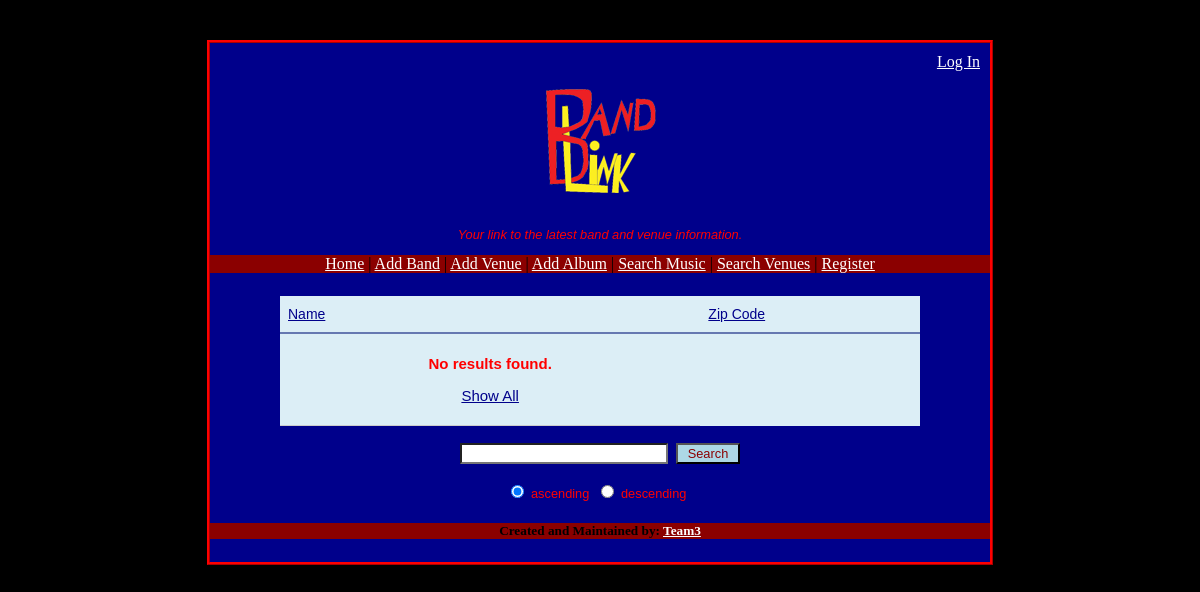
Page /venuesearch.php on the earlier database version.
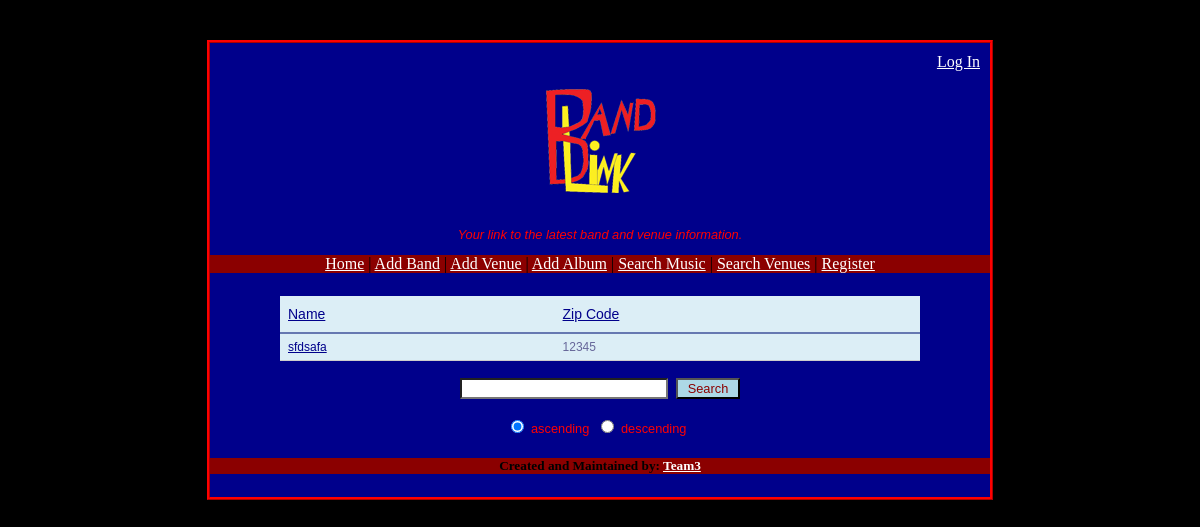
Same page on the later database version.
### tables this page shows
CREATE TABLE IF NOT EXISTS `venue` (
  `venue_id` int(11) NOT NULL AUTO_INCREMENT,
  `venueName` varchar(30) NOT NULL,
  `venueAddress_id` int(11) NOT NULL,
  `venueZipCode` char(5) NOT NULL,
  `venueDescription` blob NOT NULL,
  `venuePicture` varchar(100) NOT NULL,
  `venueMap` varchar(150) NOT NULL,
  PRIMARY KEY (`venue_id`),
  KEY `venueAddress_id` (`venueAddress_id`),
  KEY `venueZipCode` (`venueZipCode`),
  KEY `venue_index` (`venueName`)
);

### venuesearch.php (the view, shortened to what this page needs)
<!DOCTYPE html PUBLIC "-//W3C//DTD XHTML 1.0 Transitional//EN"
  "http://www.w3.org/TR/xhtml1/DTD/xhtml1-transitional.dtd">
<html xmlns="http://www.w3.org/1999/xhtml" xml:lang="en" lang="en">
<head>
  <link rel="stylesheet" type="text/css" href="style.css" />
</head>
<body>
<div id="wrap">
    <?php include("header.php"); ?>
	<center><div id="search">
	<?php
	include("db_connect.php");
	$search = trim($_GET['q']);
	$sort = $_GET['sort'];
	if (empty($sort)) $sort = "venueName";
	$desc = $_GET['desc'];
	$find = "LIKE '%$search%'";
	$query = "SELECT * FROM venue WHERE venueName $find OR venueZipCode $find ORDER BY $sort";
	echo "<br />";
	$num_col = 0;
	function header_cell($title, $attribute, $num_col)
	{
		return "<th><a style='color:darkblue;' href='venuesearch?sort=$attribute&desc=$desc'>$title</a></th>";
	}
	echo "<table style='width:640px;' id=\"hor-minimalist-b\" >\n<tr>";
	echo header_cell("Name", "venueName", $num_col);
	echo header_cell("Zip Code", "venueZipCode", $num_col);
	echo "</tr>\n";
	function highlight_matches($term, $str, $underline)
	{
		if (empty($term)) return $str;
		return $str;
	}
	$count = 0;
	$results = mysqli_query($db, $query) or die("Error Querying Database");
	while ($row = mysqli_fetch_assoc($results))
	{
		$id = $row['venue_id'];
		$name = $row['venueName'];
		$zip = $row['venueZipCode'];
		echo "<tr>";
		echo "<td><a style='color:darkblue;' href='venueprofile.php?id=$id'>";
		echo highlight_matches($search, $name, true)."</a></td>";
		echo "<td>".highlight_matches($search, $zip, false)."</a></td>";
		echo "</tr>\n";
		++$count;
	}
	if ($count < 1)
	{
		echo "<tr><td style='text-align:center;' colspan='$num_col'><p style='font-weight:bold; font-size:125%'>";
		echo "No results found";
		if (!empty($search)) echo " for \"".$search.".\"</p>";
		else echo ".";
		echo "<p style='font-size:125%'>";
		echo "<a style='color:darkblue;' href='venuesearch.php?sort=$sort&desc=$desc'>Show All</a></p></th></tr>";
	}
	echo "</table>\n";
	echo "<p><form method='get' action='venuesearch.php'>";
	echo "<input type='text' name='q' value='$search' />";
	echo "&nbsp;&nbsp;<input type='submit' value=' Search ' /></p>";
	echo "<p><input type='radio' name='desc' value=0";
	if ($desc == 0 || $desc == "") echo " checked";
	echo " />&nbsp;ascending&nbsp;&nbsp;";
	echo "<input type='radio' name='desc' value=1";
	if ($desc == 1) echo " checked";
	echo " />&nbsp;descending&nbsp;&nbsp;</p>";
	?>
</div>
</body>
</html>

Differences in the rows shown:
added venue: venueName "sfdsafa", venueZipCode "12345"
Other differences:
text no longer shown: "No results found . Show All"
